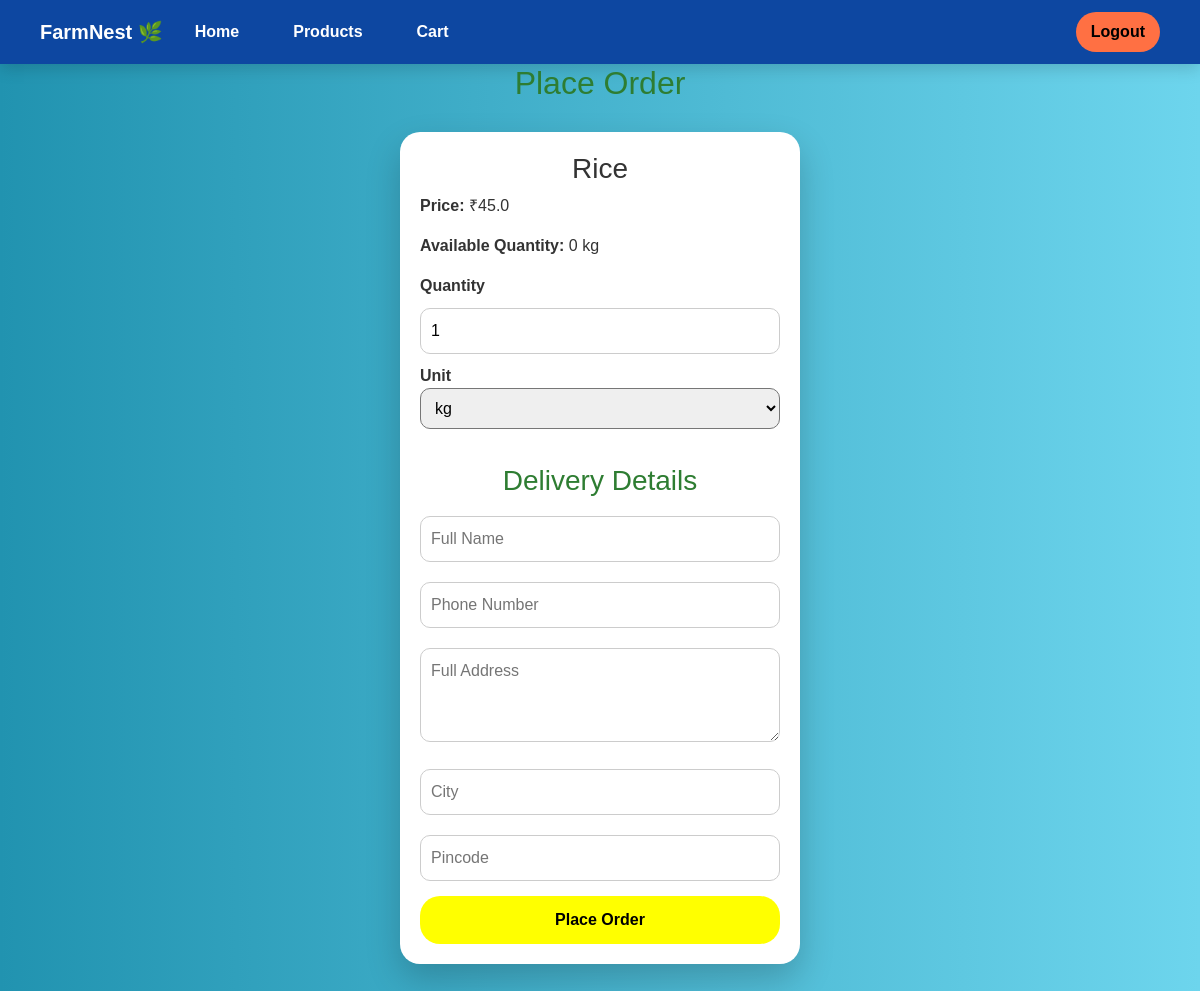
The page /place-order/32/ (signed in) on the database its author committed.
### cropdrop/models.py (models this page shows, shortened)
class Product(models.Model):
    farmer = models.ForeignKey(Farmer, on_delete=models.CASCADE)
    category = models.ForeignKey(Category, on_delete=models.CASCADE)
    name = models.CharField(max_length=100)
    price = models.FloatField()
    quantity = models.IntegerField()
    unit = models.CharField(max_length=10)
    image = CloudinaryField('image')

### cropdrop/views.py (the view, shortened to what this page needs)
# urls.py: path('place-order/<int:id>/', views.place_order, name='place_order'),
@login_required
def place_order(request, id):
    product = get_object_or_404(Product, id=id)
    customer = request.user.customer
    customer_email = customer.user.email
    return render(request, "place_order.html", {"product": product})

### cropdrop/context_processors.py (called while the page is built)
def user_role(request):
    is_farmer = False
    if request.user.is_authenticated:
        try:
            is_farmer = request.user.farmer is not None
        except:
            is_farmer = False
    return {'is_farmer': is_farmer}

### cropdrop/templates/place_order.html (shortened to what this page needs)
{% extends 'base.html' %}
{% block content %}
<h2 style="text-align:center; color:#2e7d32;">Place Order</h2>
<div style="
    max-width:400px;
    margin:30px auto;
    background:#fff;
    padding:20px;
    border-radius:20px;
    box-shadow:0 15px 35px rgba(0,0,0,0.2);
">
    <h3 style="text-align:center;">
        {{ product.name }}
    </h3>
    <p>
        <b>Price:</b> ₹{{ product.price }}
    </p>
    <p>
        <b>Available Quantity:</b>
        {{ product.quantity }} {{ product.unit }}
    </p>
    <form method="POST">
        <label><b>Quantity</b></label>
        <input
            type="number"
            name="quantity"
            value="1"
            min="1"
            max="{{ product.quantity }}"
            style="
                width:100%;
                padding:10px;
                margin:10px 0;
                border-radius:10px;
                border:1px solid #ccc;
            "
        >
        <label><b>Unit</b></label>
        <select
            name="unit"
            style="
                width:100%;
                padding:10px;
                margin-bottom:15px;
                border-radius:10px;
            "
        >
            <option value="kg">kg</option>
        </select>
        <h3 style="text-align:center; margin-top:20px; color:#2e7d32;">
            Delivery Details
        </h3>
        <input
            type="text"
            name="name"
            placeholder="Full Name"
            required
            style="
                width:100%;
                padding:10px;
                margin:10px 0;
                border-radius:10px;
                border:1px solid #ccc;
            "
        >
        <input
            type="text"
            name="phone"
            placeholder="Phone Number"
            required
            style="
                width:100%;
                padding:10px;
                margin:10px 0;
                border-radius:10px;
                border:1px solid #ccc;
            "
        >
        <textarea
            name="address"
            placeholder="Full Address"
            rows="3"
            required
            style="
                width:100%;
                padding:10px;
                margin:10px 0;
                border-radius:10px;
                border:1px solid #ccc;
            "
        ></textarea>
        <input
            type="text"
            name="city"
            placeholder="City"
            required
            style="
                width:100%;
                padding:10px;
                margin:10px 0;
                border-radius:10px;
                border:1px solid #ccc;
            "
        >
        <input
            type="text"
            name="pincode"
            placeholder="Pincode"
            required
            style="
                width:100%;
                padding:10px;
                margin:10px 0 15px 0;
                border-radius:10px;
                border:1px solid #ccc;
            "
        >
        <button
            type="submit"
            style="
                width:100%;
                background:yellow;
                color:black;
                font-weight:bold;
                padding:12px;
                border:none;
                border-radius:20px;
                cursor:pointer;
                transition:0.3s;
            "
        >
            Place Order
        </button>
    </form>
</div>
{% endblock %}

### cropdrop/templates/base.html (style rules this page uses)
body { margin: 0; font-family: Arial, sans-serif; background: linear-gradient(to right,#2193b0,#6dd5ed); color: #333; }

### rows shown on the page
Product: name "Rice", price "45.0", quantity "0", unit "kg"
